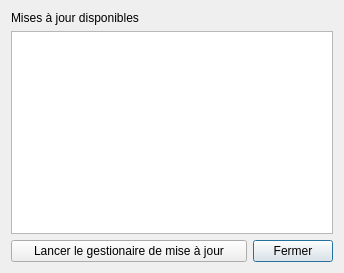
<?xml version="1.0" encoding="UTF-8"?>
<ui version="4.0">
 <class>Dialog</class>
 <widget class="QDialog" name="Dialog">
  <property name="geometry">
   <rect>
    <x>0</x>
    <y>0</y>
    <width>344</width>
    <height>273</height>
   </rect>
  </property>
  <property name="windowTitle">
   <string>Dialog</string>
  </property>
  <layout class="QGridLayout" name="gridLayout_2">
   <item row="0" column="0">
    <layout class="QGridLayout" name="gridLayout">
     <item row="2" column="1">
      <widget class="QPushButton" name="pushButton_fermer">
       <property name="sizePolicy">
        <sizepolicy hsizetype="Fixed" vsizetype="Fixed">
         <horstretch>0</horstretch>
         <verstretch>0</verstretch>
        </sizepolicy>
       </property>
       <property name="text">
        <string>Fermer</string>
       </property>
      </widget>
     </item>
     <item row="1" column="0" colspan="2">
      <widget class="QTableWidget" name="tableWidget_maj"/>
     </item>
     <item row="0" column="0" colspan="2">
      <widget class="QLabel" name="label">
       <property name="text">
        <string>Mises à jour disponibles</string>
       </property>
      </widget>
     </item>
     <item row="2" column="0">
      <widget class="QPushButton" name="pushButton_executer_installateur">
       <property name="text">
        <string>Lancer le gestionaire de mise à jour</string>
       </property>
      </widget>
     </item>
    </layout>
   </item>
  </layout>
 </widget>
 <resources/>
 <connections/>
</ui>
